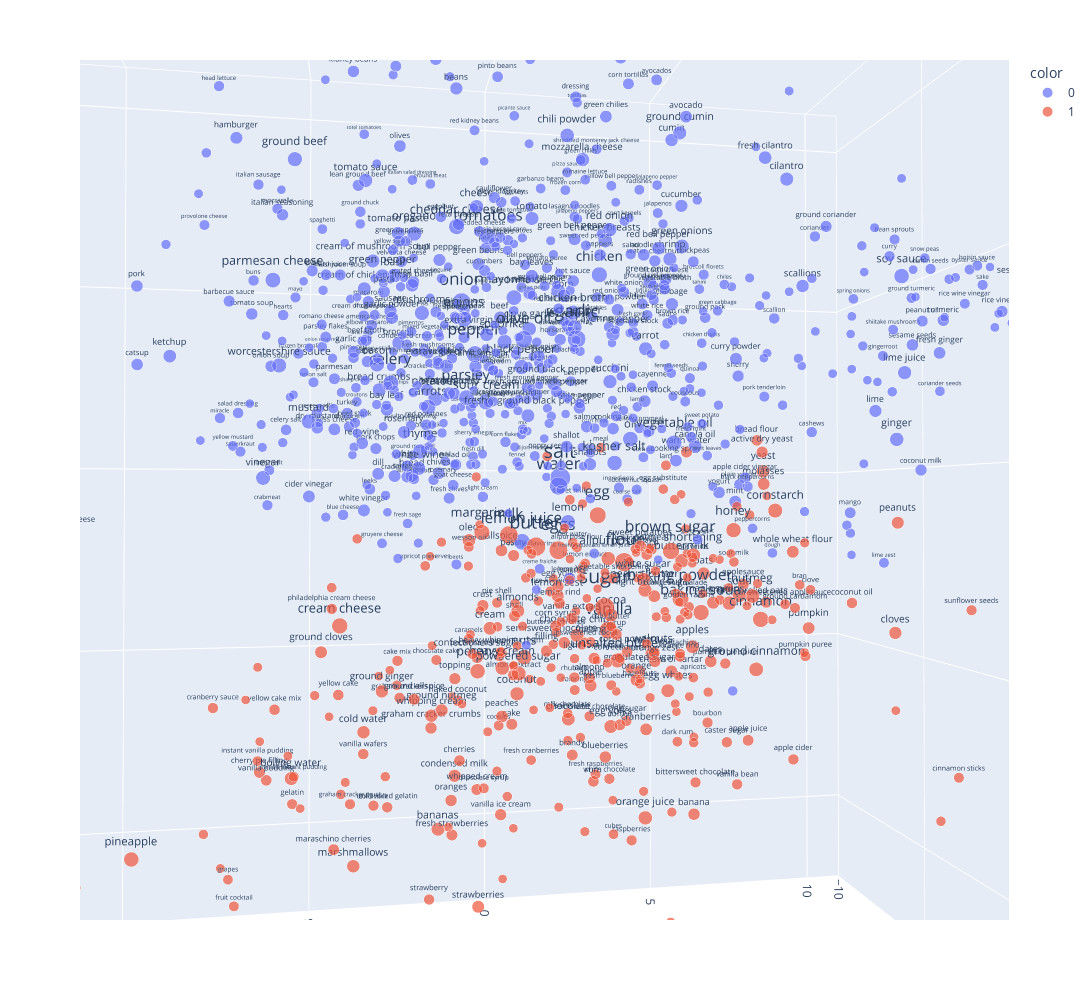

Source (notebook cell):
### Code cell
# Plot the figure
fig = px.scatter_3d(
    x=x, y=y, z=z,
    size = [s.values[0] for s in sizes],
    text=labels_filtered,
    height = 1000, 
    width = 1400, 
    color = [str(elem) for elem in kmeans]
)

fig.update_traces(
    textfont_size=[s.values[0]/1.5 for s in sizes]
)
fig.show()

### Figure 1 — Plotly figure (JSON) as saved in the notebook; plotly's stock layout.template omitted (floating-point values rounded to 4 significant figures; data arrays with more than 128 entries replaced by an {"elided": "..."} marker saying what was removed)
{"data": [{"hovertemplate": "color=0<br>x=%{x}<br>y=%{y}<br>z=%{z}<br>size=%{marker.size}<br>text=%{text}<extra></extra>", "legendgroup": "0", "marker": {"color": "#636efa", "size": {"elided": "643 float values"}, "sizemode": "area", "sizeref": 0.07382, "symbol": "circle"}, "mode": "markers+text", "name": "0", "scene": "scene", "showlegend": true, "text": {"elided": "643 str values"}, "textfont": {"size": {"elided": "987 float values"}}, "type": "scatter3d", "x": {"elided": "643 float values"}, "y": {"elided": "643 float values"}, "z": {"elided": "643 float values"}}, {"hovertemplate": "color=1<br>x=%{x}<br>y=%{y}<br>z=%{z}<br>size=%{marker.size}<br>text=%{text}<extra></extra>", "legendgroup": "1", "marker": {"color": "#EF553B", "size": {"elided": "344 float values"}, "sizemode": "area", "sizeref": 0.07382, "symbol": "circle"}, "mode": "markers+text", "name": "1", "scene": "scene", "showlegend": true, "text": {"elided": "344 str values"}, "textfont": {"size": {"elided": "987 float values"}}, "type": "scatter3d", "x": {"elided": "344 float values"}, "y": {"elided": "344 float values"}, "z": {"elided": "344 float values"}}], "layout": {"height": 1000, "legend": {"itemsizing": "constant", "title": {"text": "color"}, "tracegroupgap": 0}, "margin": {"t": 60}, "scene": {"aspectmode": "auto", "aspectratio": {"x": 0.9608, "y": 0.9915, "z": 1.05}, "camera": {"center": {"x": 0, "y": 0, "z": 0}, "eye": {"x": 0.8639, "y": -0.1527, "z": -0.009782}, "projection": {"type": "perspective"}, "up": {"x": 0, "y": 0, "z": 1}}, "domain": {"x": [0, 1], "y": [0, 1]}, "xaxis": {"title": {"text": "x"}, "type": "linear"}, "yaxis": {"title": {"text": "y"}, "type": "linear"}, "zaxis": {"title": {"text": "z"}, "type": "linear"}}, "width": 1400}}
